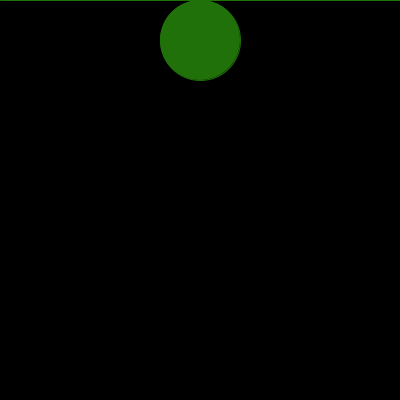
Frame 1 (no input)
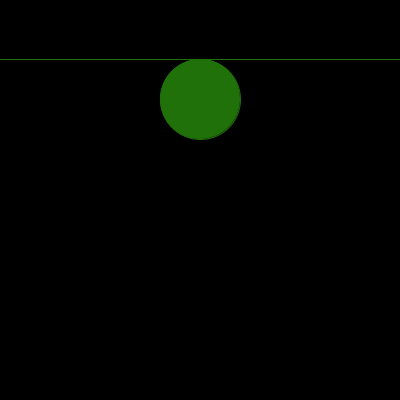
Frame 60 (the mouse pressed at the canvas centre just before this capture)
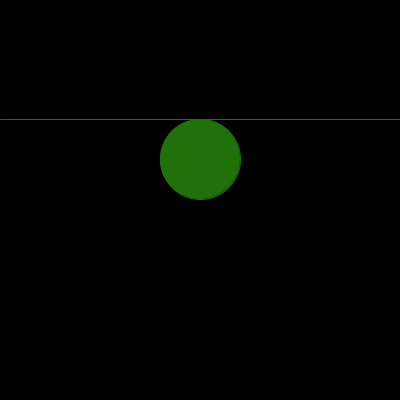
Frame 120 (the mouse held since frame 60 and released just before this capture)

The Processing sketch that drew these frames (run headless with seeded random() and noise(); from frame 60 on, the mouse is pressed at the canvas centre):

// Processing sketch: ejercicio_19
// ── ejercicio_19.pde
int posY;
int incremento = 1;
int distanciaRadio=40;
void setup(){
  size(400,400);
  posY=0;
  frameRate(60);
}
void draw(){
  background(0);
  stroke(#20710A);
  line(0,posY,width,posY);
  fill(#20710A);
  ellipse(width/2,posY+distanciaRadio,80,80);
  
  
  posY+=incremento;
  if(posY>=height || posY <= 0){
    incremento*=-1;
    distanciaRadio*=-1;
  }
  
  
}
